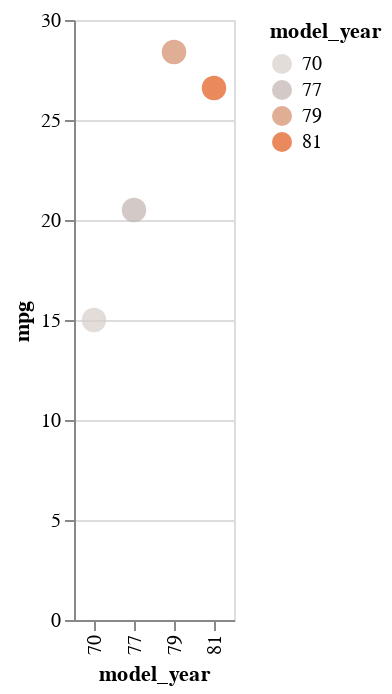

Notebook code cell kept with this figure:
### Markdown cell above
Here is the exact same chart, but where we switch to the "Ordinal" encoding data type.  Do you see the differences?  One different is that the "Quantiative" legend shows a continuous progression of numbers.  A more subtle difference is that the colors for `77`, `79`, `81` are grouped closer to each other in the "Quantitative" version, whereas everything, including the `70`, is equally spaced colorwise in the "Ordinal" version.

### Code cell
alt.Chart(df_sub).mark_circle(size = 150).encode(
    x = alt.X("model_year:O", scale = alt.Scale(zero = False)), #x-axis does not start from zero
    y = "mpg",
    color = alt.Color("model_year:O", scale = alt.Scale(scheme="lightgreyred"))
)

### Figure 1 — Vega-Lite specification as saved in the notebook (floating-point values rounded to 4 significant figures)
{"config": {"view": {"continuousWidth": 400, "continuousHeight": 300}}, "data": {"name": "data-7ffbcbecac7f7ca6a3511d1629ed0214"}, "mark": {"type": "circle", "size": 150}, "encoding": {"color": {"field": "model_year", "scale": {"scheme": "lightgreyred"}, "type": "ordinal"}, "x": {"field": "model_year", "scale": {"zero": false}, "type": "ordinal"}, "y": {"field": "mpg", "type": "quantitative"}}, "$schema": "https://vega.github.io/schema/vega-lite/v4.17.0.json", "datasets": {"data-7ffbcbecac7f7ca6a3511d1629ed0214": [{"mpg": 15.0, "cylinders": 8, "displacement": 350.0, "horsepower": 165.0, "weight": 3693, "acceleration": 11.5, "model_year": 70, "origin": "usa", "name": "buick skylark 320"}, {"mpg": 20.5, "cylinders": 6, "displacement": 231.0, "horsepower": 105.0, "weight": 3425, "acceleration": 16.9, "model_year": 77, "origin": "usa", "name": "buick skylark"}, {"mpg": 28.4, "cylinders": 4, "displacement": 151.0, "horsepower": 90.0, "weight": 2670, "acceleration": 16.0, "model_year": 79, "origin": "usa", "name": "buick skylark limited"}, {"mpg": 26.6, "cylinders": 4, "displacement": 151.0, "horsepower": 84.0, "weight": 2635, "acceleration": 16.4, "model_year": 81, "origin": "usa", "name": "buick skylark"}]}}
